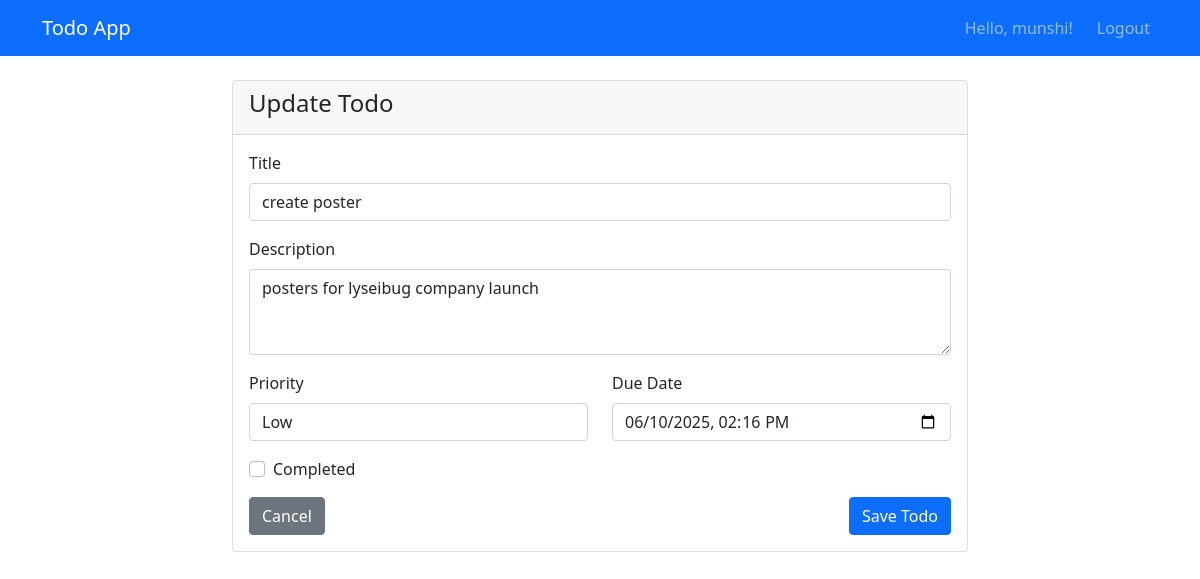
Page /update/1/ (signed in) on the committed database.
### todo/models.py (models this page shows, shortened)
class Todo(models.Model):
    PRIORITY_CHOICES = [
        ('low', 'Low'),
        ('medium', 'Medium'),
        ('high', 'High'),
    ]
    title = models.CharField(max_length=200)
    description = models.TextField(blank=True)
    completed = models.BooleanField(default=False)
    priority = models.CharField(max_length=10, choices=PRIORITY_CHOICES, default='medium')
    created_date = models.DateTimeField(auto_now_add=True)
    updated_date = models.DateTimeField(auto_now=True)
    due_date = models.DateTimeField(null=True, blank=True)
    user = models.ForeignKey(User, on_delete=models.CASCADE)
    class Meta:
        ordering = ['-created_date']

### todo/views.py (the view)
# urls.py: path('update/<int:pk>/', views.todo_update, name='update'),
@login_required
def todo_update(request, pk):
    todo = get_object_or_404(Todo, pk=pk, user=request.user)
    if request.method == 'POST':
        form = TodoUpdateForm(request.POST, instance=todo)
        if form.is_valid():
            form.save()
            messages.success(request, 'Todo updated successfully!')
            return redirect('todo:list')
    else:
        form = TodoUpdateForm(instance=todo)
    return render(request, 'todo/todo_form.html', {
        'form': form,
        'title': 'Update Todo',
        'todo': todo
    })

### todo/forms.py
class TodoUpdateForm(forms.ModelForm):
    class Meta:
        model = Todo
        fields = ['title', 'description', 'completed', 'priority', 'due_date']
        widgets = {
            'title': forms.TextInput(attrs={
                'class': 'form-control'
            }),
            'description': forms.Textarea(attrs={
                'class': 'form-control',
                'rows': 3
            }),
            'completed': forms.CheckboxInput(attrs={
                'class': 'form-check-input'
            }),
            'priority': forms.Select(attrs={
                'class': 'form-control'
            }),
            'due_date': forms.DateTimeInput(attrs={
                'class': 'form-control',
                'type': 'datetime-local'
            }),
        }

### todo/templates/todo/todo_form.html (shortened to what this page needs)
{% extends 'todo/base.html' %}
{% block content %}
<div class="row justify-content-center">
    <div class="col-md-8">
        <div class="card">
            <div class="card-header">
                <h4>{{ title }}</h4>
            </div>
            <div class="card-body">
                <form method="post">
                    <div class="mb-3">
                        <label for="{{ form.title.id_for_label }}" class="form-label">Title</label>
                        {{ form.title }}
                    </div>
                    <div class="mb-3">
                        <label for="{{ form.description.id_for_label }}" class="form-label">Description</label>
                        {{ form.description }}
                    </div>
                    <div class="row">
                        <div class="col-md-6">
                            <div class="mb-3">
                                <label for="{{ form.priority.id_for_label }}" class="form-label">Priority</label>
                                {{ form.priority }}
                            </div>
                        </div>
                        <div class="col-md-6">
                            <div class="mb-3">
                                <label for="{{ form.due_date.id_for_label }}" class="form-label">Due Date</label>
                                {{ form.due_date }}
                            </div>
                        </div>
                    </div>
                    {% if form.completed %}
                    <div class="mb-3 form-check">
                        {{ form.completed }}
                        <label class="form-check-label" for="{{ form.completed.id_for_label }}">
                            Completed
                        </label>
                    </div>
                    {% endif %}
                    <div class="d-flex justify-content-between">
                        <a href="{% url 'todo:list' %}" class="btn btn-secondary">Cancel</a>
                        <button type="submit" class="btn btn-primary">Save Todo</button>
                    </div>
                </form>
            </div>
        </div>
    </div>
</div>
{% endblock %}

### todo/templates/todo/base.html (shortened to what this page needs)
<!DOCTYPE html>
<html lang="en">
<head>
    <link href="https://cdn.jsdelivr.net/npm/bootstrap@5.1.3/dist/css/bootstrap.min.css" rel="stylesheet">
</head>
<body>
    <nav class="navbar navbar-expand-lg navbar-dark bg-primary">
        <div class="container">
            <a class="navbar-brand" href="{% url 'todo:list' %}">Todo App</a>
            <div class="navbar-nav ms-auto">
                {% if user.is_authenticated %}
                    <span class="navbar-text me-3">Hello, {{ user.username }}!</span>
                    <a class="nav-link" href="{% url 'logout' %}">Logout</a>
                {% else %}
                    <a class="nav-link" href="{% url 'login' %}">Login</a>
                    <a class="nav-link" href="{% url 'register' %}">Register</a>
                {% endif %}
            </div>
        </div>
    </nav>
    <div class="container mt-4">
        {% block content %}
        {% endblock %}
    </div>
</body>
</html>

### rows in the picture
Todo: title "create poster", description "posters for lyseibug company launch", priority "Low", due_date "06/10/2025 14:16"

### other values in the picture
{{ user.username }} "munshi"
{{ title }} "Update Todo"
